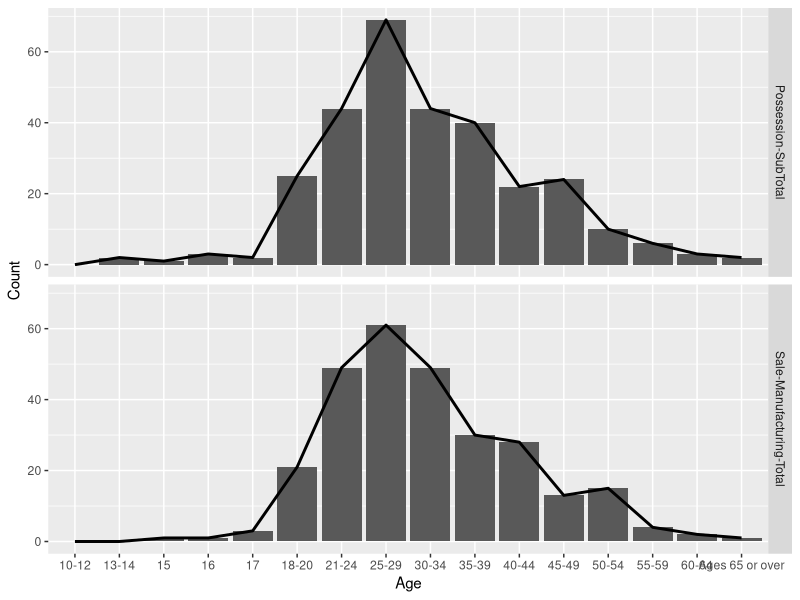

Write the R code that produced this figure. (Note: this script raises an error after producing the figure.)
#EDA of crime data

library(tidyverse)
setwd("~/413-arrests/data")

holyoke <- read.csv("springfield_arrest.csv", skip = 11)
colnames(holyoke) <- as.character(unlist(holyoke[1,]))
holyoke <- holyoke[-1, ]
holyoke <- holyoke[-(c(35:45)), ]
#holyoke <- holyoke %>% gather(Age, Count, 2:22)

aggs <- c("Total all ages", "Ages 18 or over", "Ages under 18", "Ages under 15", "Ages under 10")
holyoke_drug <- holyoke[19:21,]
holyoke_drug <- holyoke_drug %>% 
  gather(Age, Count, 2:22) %>% 
  mutate(Count = as.numeric(Count), aggregate = ifelse(Age %in% aggs, 1, 0))

#barplot of drug arrests faceted by type
holyoke_drug %>% 
filter(aggregate == 0 & Offense != "Drug Abuse Violations -Total") %>%
ggplot(aes(x = Age, y = Count)) + 
  geom_bar(stat="identity") + 
  geom_line(group= 1, size = 1) + 
  facet_grid(Offense~.)

#dependence between age and drug arrests 
tbl = table(factor(holyoke_drug$Age), holyoke_drug$Count)
chisq.test(table)$p.value

count_vals <- c("~","- 1", "-1")
holyoke_total <- holyoke %>% filter(!(Count %in% count_vals)) %>% filter(Age == "Total all ages") %>% mutate(Count = as.numeric(Count))
#percent of reported crimes that are drug related
holyoke_total[14,3] / holyoke_total[1,3]

#data involving race
holyoke_race <- read.csv("holyoke_arrest_race.csv", skip = 11)

colnames(holyoke_race)[2:6] = paste0("All Ages", " ", as.character(unlist(holyoke_race[2,2:6])))
colnames(holyoke_race)[7:11] = paste0("Ages under 18", " ", as.character(unlist(holyoke_race[2,2:6])))
colnames(holyoke_race)[12:16] = paste0("Ages over 18", " ", as.character(unlist(holyoke_race[2,2:6])))
colnames(holyoke_race)[1] <- 'Offense'

holyoke_race <- holyoke_race[-(c(1:2, 37:48)), ]
drug <- c("Drug Abuse Violations -Total", "Sale-Manufacturing-Total", "Possession-SubTotal")
holyoke_race <- holyoke_race %>% filter(Offense %in% drug)

#convert counts to numeric
holyoke_race[,2:16]<- lapply(holyoke_race[,2:16], as.character)
holyoke_race[,2:16]<- lapply(holyoke_race[,2:16], as.integer)

holyoke_race <- holyoke_race %>% gather(Group, Count, 2:16) %>% 
  mutate(Age = ifelse(grepl('All Ages', Group), 1, 
  ifelse(grepl('Ages under 18', Group), 2, 3)))

#barplot of counts by race
#order by count? 
holyoke_race %>% 
  filter(Age == 1, !grepl("Total", Group), !grepl("Drug Abuse", Offense)) %>% 
  ggplot(aes(x = Group, y = Count)) + 
  geom_bar(stat="identity") + 
  facet_grid(Offense~.)

# #ineffective due to inbalanced classes
# tbl = table(factor(holyoke_race$Group), holyoke_race$Count)
# chisq.test(tbl)$p.value
